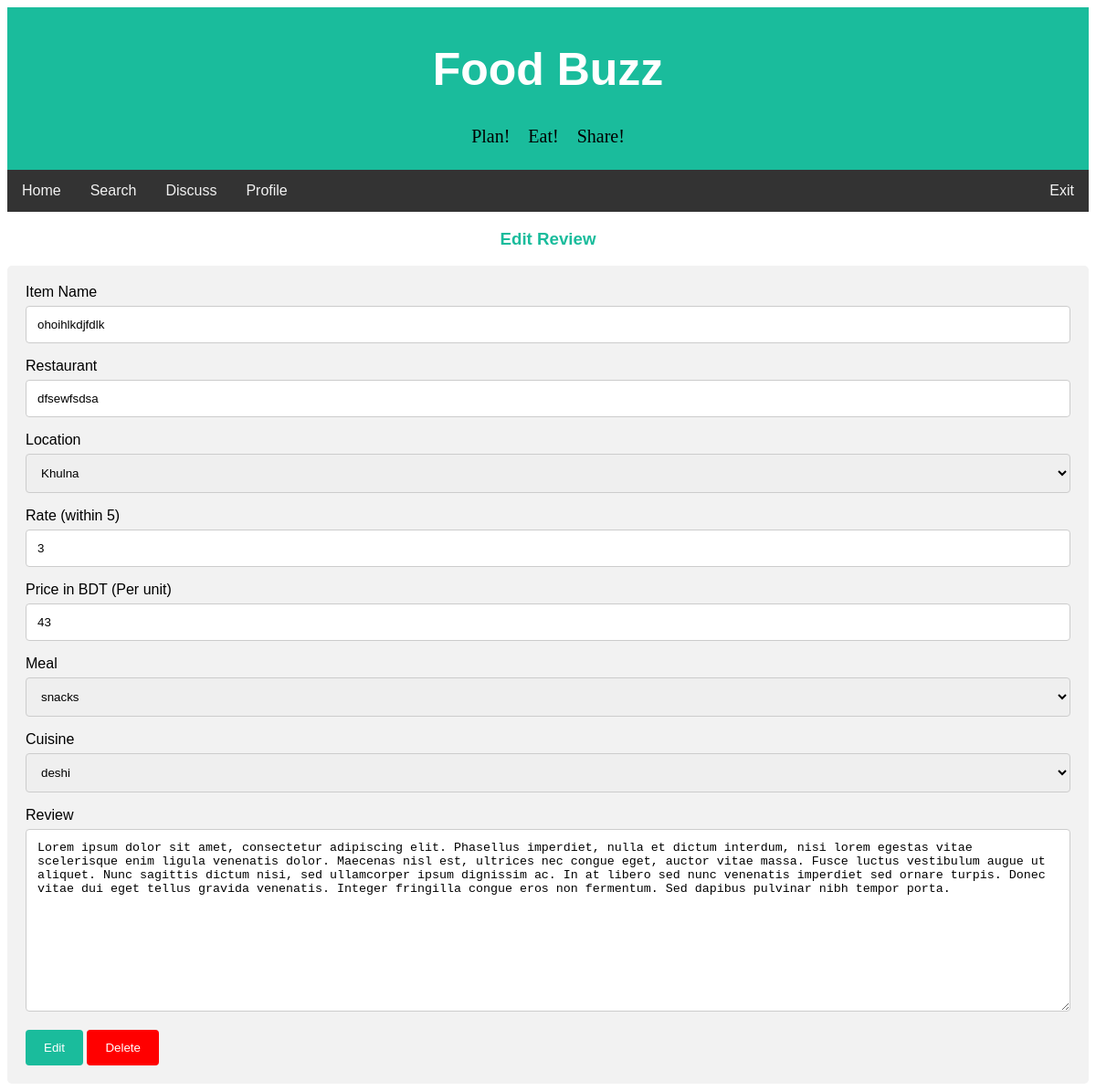
Page /foodbuzz/edit_review.php?review_id=6 (signed in) on the earlier database version.
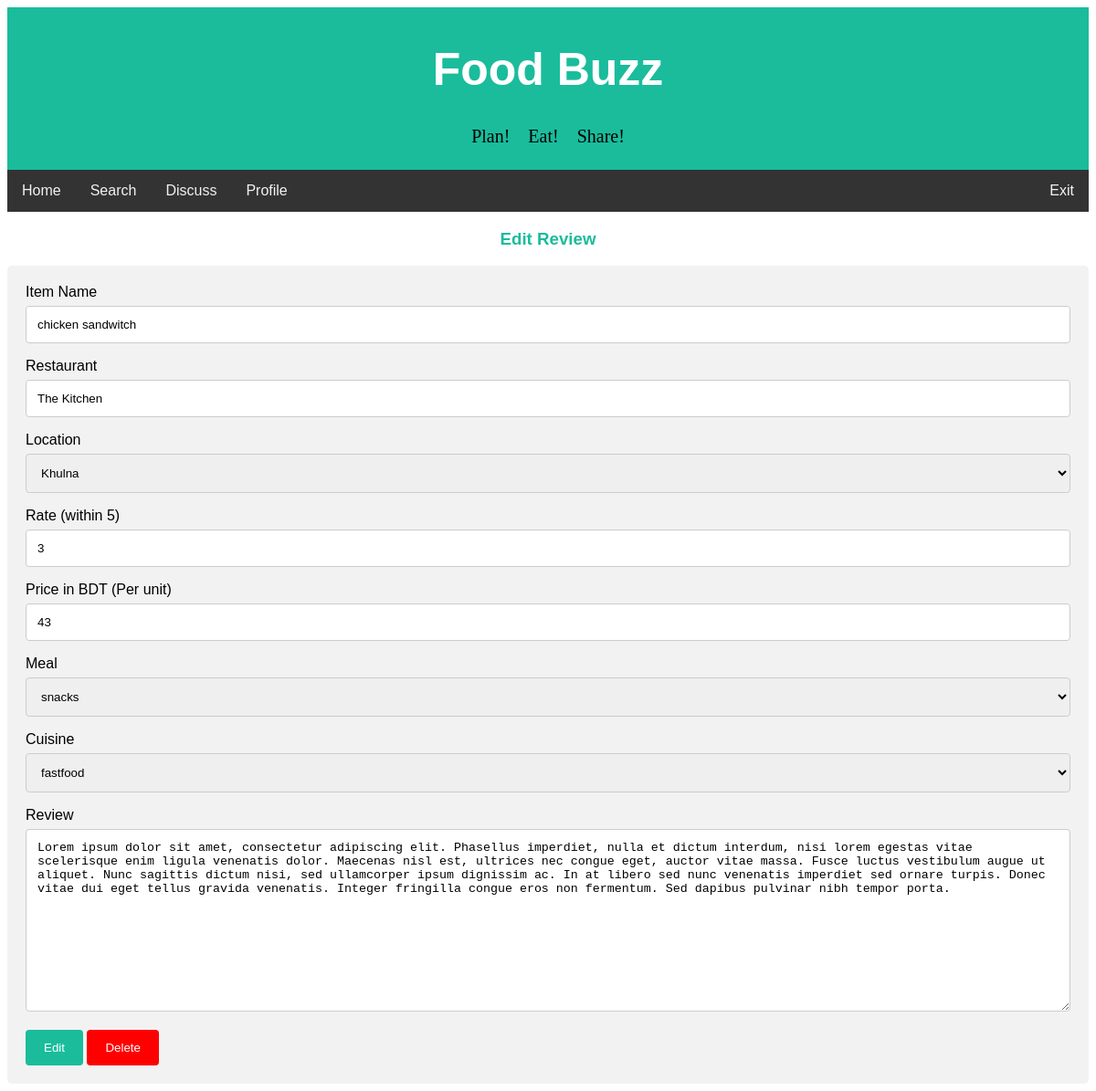
Same page on the later database version.
### tables this page shows
CREATE TABLE `review` (
  `review_id` int(20) NOT NULL,
  `user_id` int(11) NOT NULL,
  `item_name` varchar(50) NOT NULL,
  `restaurant` varchar(50) NOT NULL,
  `district` varchar(50) NOT NULL,
  `rating` int(3) NOT NULL,
  `price` int(10) NOT NULL,
  `meal_type` varchar(20) NOT NULL,
  `cuisine` varchar(20) NOT NULL,
  `description` text NOT NULL,
  `upvote` int(100) NOT NULL,
  `downvote` int(100) NOT NULL,
  `edit_count` int(5) NOT NULL,
  `review_time` datetime DEFAULT NULL,
  `img_url` text NOT NULL
);

### foodbuzz/handlers/edit.php (called while the page is built, shortened)
<?php
require 'config/config.php';
if(isset($_SESSION['username'])){
    $userLoggedIn = $_SESSION['username'];
    $user_details_query = mysqli_query($con, "SELECT * FROM users WHERE username='$userLoggedIn'");
    $user = mysqli_fetch_array($user_details_query);
}
else {
    header("Location: index.php");
}
$review_id = $_GET['review_id'];
$review_details_query = mysqli_query($con, "SELECT * FROM review WHERE review_id='$review_id'");
$review_row = mysqli_fetch_array($review_details_query);
$profile_id = $review_row['user_id'];
$profile_details_query = mysqli_query($con, "SELECT * FROM users WHERE id='$profile_id'");
?>

### foodbuzz/edit_review.php (the view, shortened to what this page needs)
<?php
require 'handlers/edit.php';
?>
<!DOCTYPE html>
<html>
<head>
<link rel="stylesheet" href="css/review.css">
</head>
<body>
<div class="header">
  <h1>Food Buzz</h1>
  <pre style= "font-family:verdana; font-size: 20px;">Plan!    Eat!    Share!</pre>
</div>
<div class="topnav" id="navbar">
  <a href="home.php">Home</a>
  <a href="search.php">Search</a>
  <a href="discuss.php">Discuss</a>
  <a href="profile.php?profileId=<?php echo$user['id']; ?>">Profile</a>
  <a href="handlers/logout.php" style="float:right">Exit</a>
</div>
<h3 style="text-align:center; color:#1abc9c">Edit Review</h3>
<div class="container">
  <form action="edit_review.php?review_id=<?php echo $review_id ?>" method="POST" enctype="multipart/form-data">
    <label for="item_name">Item Name</label>
    <input type="text" id="item_name" name="item_name" value="<?php echo $review_row['item_name'] ?>">
    <label for="res_name">Restaurant</label>
    <input type="text" id="res_name" name="res_name" value="<?php echo $review_row['restaurant'] ?>">
    <label for="district_name">Location</label>
    <select id="district_name" name="district_name">
        <option value="khulna" selected>Khulna </option>
    </select>
    <label for="rating_point">Rate (within 5) </label>
    <input type="number" id="rating_point" name="rating_point"  min="1" max="5" value="<?php echo $review_row['rating']; ?>">
    <label for="price">Price in BDT (Per unit)</label>
    <input type="number" id="price" name="price"  min="1" value="<?php echo $review_row['price']; ?>">
    <br>
    <label for="meal_type">Meal</label>
    <select id="meal_type" name="meal_type" value="<?php echo $review_row['meal_type']; ?>">
        <option value="<?php echo $review_row['meal_type']; ?>" selected style="text-transform:capitalize;"><?php echo $review_row['meal_type']; ?></option>
    </select>
    <label for="cuisine_type">Cuisine</label>
    <select id="cuisine_type" name="cuisine_type" >
        <option value="<?php echo $review_row['cuisine']; ?>" selected style="text-transform:capitalize;"><?php echo $review_row['cuisine']; ?></option>
    </select>
    <label for="review_text">Review</label>
    <textarea id="review_text" name="review_text" style="height:200px"><?php echo $review_row['description']; ?></textarea>
    <input type="submit" name="edit_review" value="Edit">
    <input type="submit" name="dlt" value="Delete" style="background-color:red">
  </form>
</div>
</body>
</html>

Differences in the rows shown:
changed review "snacks": item_name "ohoihlkdjfdlk" → "chicken sandwitch"; res_name "dfsewfsdsa" → "The Kitchen"; cuisine_type "deshi" → "fastfood"
